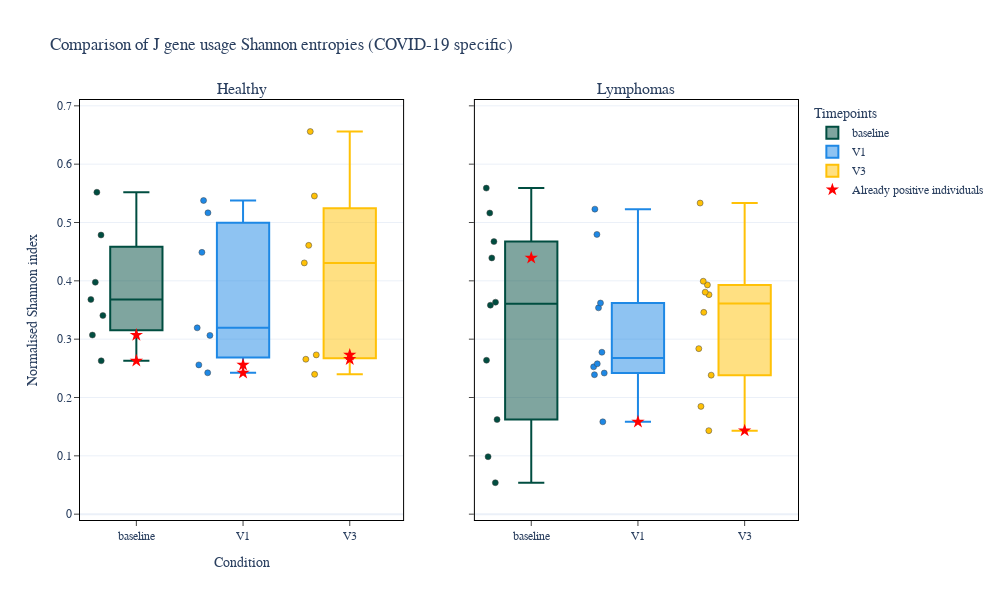

Write notebook code for a chart like this one.
### Code cell
# Define specific samples to highlight
highlight_samples = ['39700', 'A1', 'A8', '39678', 'A6', 'B1', '7L', '8L', '9L']
plotting.plot_gene_entropy_comparison(stat, highlight_samples, [-0.01, .71],
                                    'jgene_usage_covid', 'Comparison of J gene usage Shannon entropies (COVID-19 specific)', PLOTSDIR)

### Figure 1 — Plotly figure (JSON) as saved in the notebook; plotly's stock layout.template omitted (floating-point values rounded to 4 significant figures)
{"data": [{"boxpoints": "all", "marker": {"color": "#004D40", "line": {"width": 0.5}}, "name": "baseline", "showlegend": true, "text": ["39465", "39498", "39521", "39617", "39670", "39678", "39700"], "type": "box", "xaxis": "x", "y": [0.3976, 0.4785, 0.3681, 0.5519, 0.3406, 0.2629, 0.3071], "yaxis": "y"}, {"boxpoints": "all", "marker": {"color": "#1E88E5", "line": {"width": 0.5}}, "name": "V1", "showlegend": true, "text": ["A1", "A2", "A3", "A4", "A5", "A6", "A7"], "type": "box", "xaxis": "x", "y": [0.2424, 0.5377, 0.3195, 0.3065, 0.5166, 0.2559, 0.4488], "yaxis": "y"}, {"boxpoints": "all", "marker": {"color": "#FFC107", "line": {"width": 0.5}}, "name": "V3", "showlegend": true, "text": ["A10", "A11", "A12", "A8", "A9", "B1", "B2"], "type": "box", "xaxis": "x", "y": [0.2397, 0.4307, 0.6559, 0.273, 0.5454, 0.2656, 0.4608], "yaxis": "y"}, {"marker": {"color": "red", "size": 10, "symbol": "star"}, "mode": "markers", "name": "Already positive individuals", "showlegend": true, "text": ["39678", "39700", "A1", "A6", "A8", "B1"], "type": "scatter", "x": ["baseline", "baseline", "V1", "V1", "V3", "V3"], "xaxis": "x", "y": [0.2629, 0.3071, 0.2424, 0.2559, 0.273, 0.2656], "yaxis": "y"}, {"boxpoints": "all", "marker": {"color": "#004D40", "line": {"width": 0.5}}, "name": "baseline", "showlegend": false, "text": ["10L", "13L", "16L", "19L", "1L", "22L", "25L", "28L", "4L", "7L"], "type": "box", "xaxis": "x2", "y": [0.5589, 0.5163, 0.1621, 0.4673, 0.2638, 0.3634, 0.3582, 0.05395, 0.09845, 0.4392], "yaxis": "y2"}, {"boxpoints": "all", "marker": {"color": "#1E88E5", "line": {"width": 0.5}}, "name": "V1", "showlegend": false, "text": ["11L", "14L", "17L", "20L", "23L", "26L", "29L", "2L", "5L", "8L"], "type": "box", "xaxis": "x2", "y": [0.4796, 0.5229, 0.3537, 0.2419, 0.2526, 0.2391, 0.362, 0.2776, 0.2578, 0.1583], "yaxis": "y2"}, {"boxpoints": "all", "marker": {"color": "#FFC107", "line": {"width": 0.5}}, "name": "V3", "showlegend": false, "text": ["12L", "15L", "18L", "21L", "24L", "27L", "30L", "3L", "6L", "9L"], "type": "box", "xaxis": "x2", "y": [0.3459, 0.3806, 0.1848, 0.3762, 0.393, 0.2383, 0.3993, 0.5334, 0.2838, 0.1431], "yaxis": "y2"}, {"marker": {"color": "red", "size": 10, "symbol": "star"}, "mode": "markers", "name": "Already positive individuals", "showlegend": false, "text": ["7L", "8L", "9L"], "type": "scatter", "x": ["baseline", "V1", "V3"], "xaxis": "x2", "y": [0.4392, 0.1583, 0.1431], "yaxis": "y2"}], "layout": {"annotations": [{"font": {"size": 16}, "showarrow": false, "text": "Healthy", "x": 0.225, "xanchor": "center", "xref": "paper", "y": 1, "yanchor": "bottom", "yref": "paper"}, {"font": {"size": 16}, "showarrow": false, "text": "Lymphomas", "x": 0.775, "xanchor": "center", "xref": "paper", "y": 1, "yanchor": "bottom", "yref": "paper"}], "bargap": 0.1, "barmode": "group", "font": {"family": "JetBrains Mono", "size": 12}, "height": 600, "legend": {"title": {"text": "Timepoints"}}, "title": {"text": "Comparison of J gene usage Shannon entropies (COVID-19 specific)"}, "width": 1000, "xaxis": {"anchor": "y", "domain": [0, 0.45], "linecolor": "black", "mirror": true, "showgrid": false, "showline": true, "ticks": "outside", "title": {"text": "Condition"}}, "xaxis2": {"anchor": "y2", "domain": [0.55, 1], "linecolor": "black", "mirror": true, "showgrid": false, "showline": true, "ticks": "outside"}, "yaxis": {"anchor": "x", "domain": [0, 1], "linecolor": "black", "mirror": true, "range": [-0.01, 0.71], "showgrid": true, "showline": true, "ticks": "outside", "title": {"text": "Normalised Shannon index"}}, "yaxis2": {"anchor": "x2", "domain": [0, 1], "linecolor": "black", "matches": "y", "mirror": true, "range": [-0.01, 0.71], "showgrid": true, "showline": true, "showticklabels": false, "ticks": "outside"}}}
